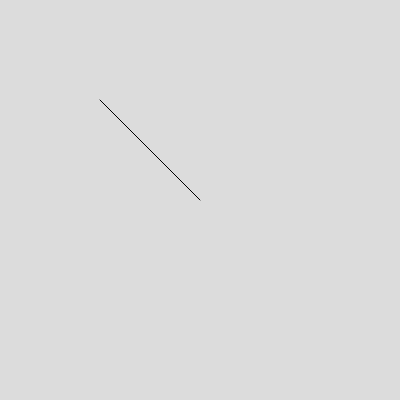
Frame 1 (no input)
Frame 60 (no input): identical to frame 1, image omitted
Frame 120 (the mouse pressed at the canvas centre since frame 60): identical to frame 1, image omitted

The p5.js sketch that drew this single still picture (run headless with seeded random() and noise() and a simulated clock; from frame 60 on, the mouse is pressed at the canvas centre):

// p5.js sketch
// ── sketch.js
function setup() {
  createCanvas(400, 400);
}

function draw() {
  background(220);
  line(100,100,200,200);
  
}

// ── Index.razor.css

.results {
    text-align: left;
    
    
}

.item .title {
    
    font-size: large;
    font-weight: bold;
    
}
